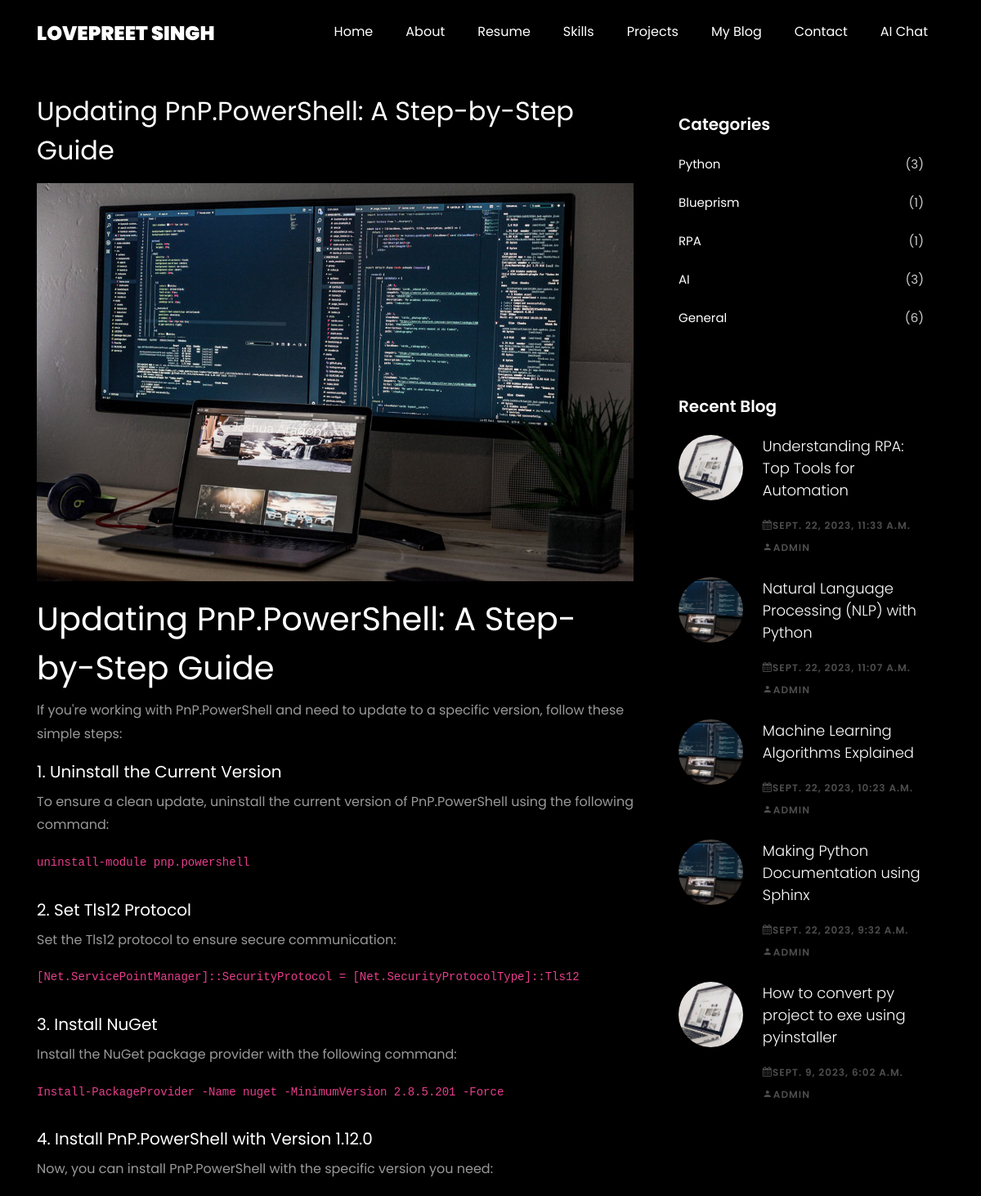
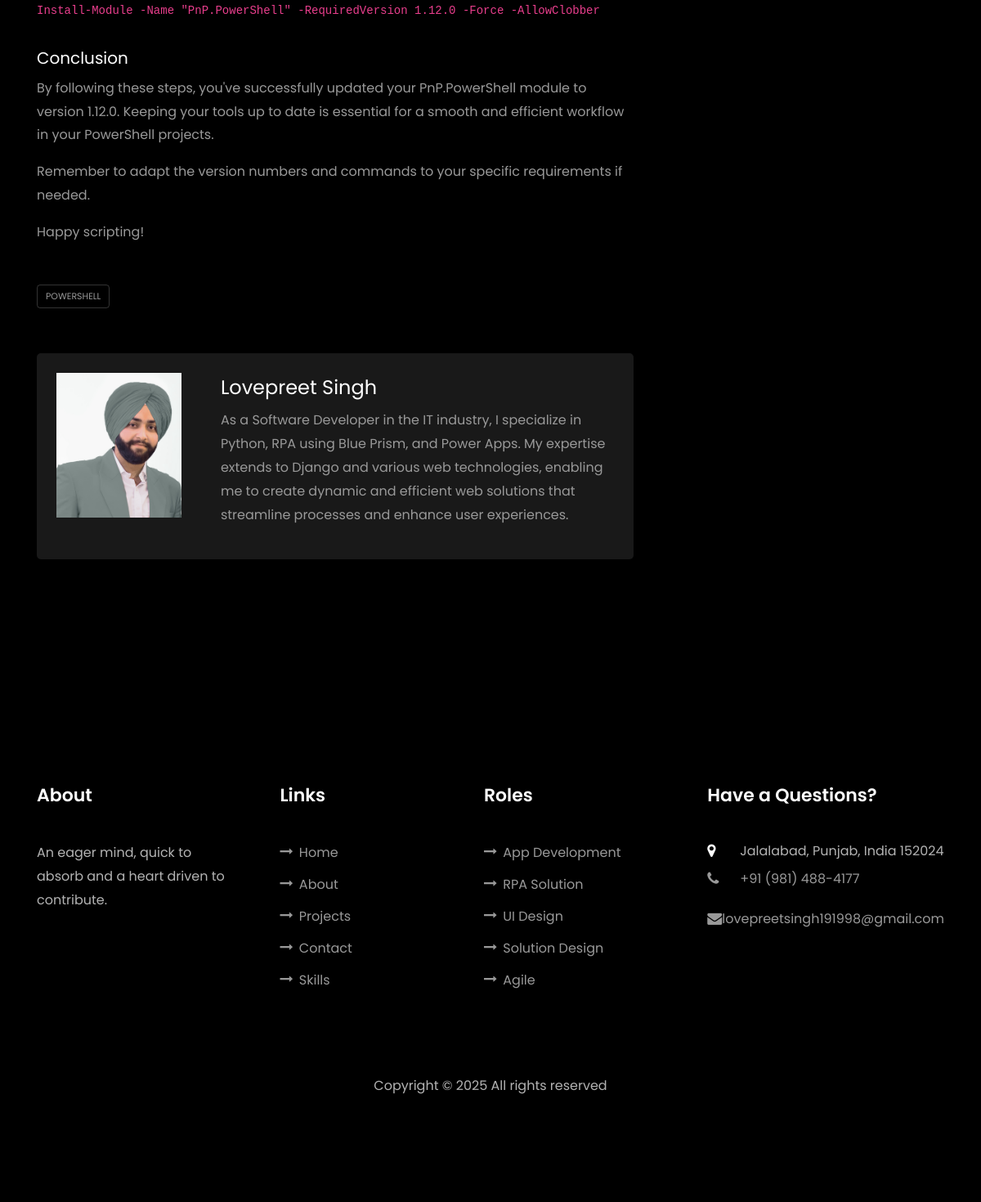
The app's page /blog/2/ with its own data (2 pictures, top to bottom).
### home/models.py (models this page shows, shortened)
class Post(models.Model):
    title = models.CharField(max_length=200, unique=True)
    slug = models.SlugField(max_length=200, unique=True)
    author = models.ForeignKey(User, on_delete= models.CASCADE,related_name='blog_posts')
    updated_on = models.DateTimeField(auto_now= True)
    content = models.TextField()
    created_on = models.DateTimeField(auto_now_add=True)
    status = models.IntegerField(choices=STATUS, default=0)
    imageurl = models.CharField(max_length=255,unique=False)
    tags = models.ManyToManyField(Tag, blank=True)  # Many-to-many relationship with tags
    categories = models.ManyToManyField(Category, blank=True)  # Many-to-many relationship with categories
    class Meta:
        ordering = ['-created_on']

class Tag(models.Model):
    name = models.CharField(max_length=50, unique=True)

class Category(models.Model):
    name = models.CharField(max_length=100, unique=True)

### home/views.py (the view)
# urls.py: path('blog/<int:blog_id>/', views.blog_post, name='blog_post'),
def blog_post(request, blog_id):
    blog = get_object_or_404(Post, id=blog_id)
    tags = blog.tags.all()
    categories = Category.objects.annotate(blog_count=Count('post'))
    all_tags=Tag.objects.all()
    blogs =  Post.objects.order_by('-created_on')[:5]
    return render(request, 'blog_post.html', {'blog': blog,'posts':blogs,'tags':tags,'categories':categories,'allTags':all_tags})

### templates/blog_post.html (shortened to what this page needs)
{% extends "base.html" %}
{% load static %}
{% block body %}
    <section class="ftco-section">
      <div class="container">
        <div class="row">
          <div class="col-lg-8 ftco-animate">
            <h2 class="mb-3">{{ blog.title }}</h2>
            <p>
              <img src="{% static blog.imageurl %}" alt="" class="img-fluid">
            </p>
            {{ blog.content|safe }}
                <div class="tag-widget post-tag-container mb-5 mt-5">
                  <div class="tagcloud">
                    {% for tag in tags %}
                    <a class="tag-cloud-link">{{ tag.name }}</a>
                    {% endfor %}
                  </div>
                </div>
          <div class="tag-widget post-tag-container mb-5 mt-5">
            <div class="about-author d-flex p-4 bg-dark">
              <div class="bio mr-5">
                <img src="{% static 'images/about.jpg' %}" alt="Image placeholder" class="img-fluid mb-4">
              </div>
              <div class="desc">
                <h3>Lovepreet Singh</h3>
                <p>As a Software Developer in the IT industry, I specialize in Python, RPA using Blue Prism, and Power Apps. My expertise extends to Django and various web technologies, enabling me to create dynamic and efficient web solutions that streamline processes and enhance user experiences.</p>
              </div>
            </div>
            </div>
          </div>
          <div class="col-lg-4 sidebar ftco-animate">
            <div class="sidebar-box ftco-animate">
            	<h3 class="heading-sidebar">Categories</h3>
              <ul class="categories">
                {% for category in categories %}
                <li><a href="{% url 'category_blogs' category.id %}">{{ category.name }}<span>({{ category.blog_count }})</span></a></li>
                {% endfor %}
              </ul>
            </div>
            <div class="sidebar-box ftco-animate">
              <h3 class="heading-sidebar">Recent Blog</h3>
              {% for p in posts %}
              <div class="block-21 mb-4 d-flex">
                <a class="blog-img mr-4" style="background-image: url('{% static p.imageurl %}');"></a>
                <div class="text">
                  <h3 class="heading"><a href="{% url 'blog_post' p.id %}">{{ p.title }}</a></h3>
                  <div class="meta">
                    <div><a href="{% url 'blog_post' p.id %}"><span class="icon-calendar"></span>{{ p.created_on }}</a></div>
                    <div><a href="{% url 'blog_post' p.id %}"><span class="icon-person"></span>{{ p.author }}</a></div>
                  </div>
                </div>
              </div>
              {% endfor %}
            </div>
        </div>
      </div>
    </section>
    {% endblock body %}

### static/css/icomoon.css (style rules this page uses)
[class^="icon-"], [class*=" icon-"] { font-family: 'icomoon' !important; speak: none; font-style: normal; font-weight: normal; font-variant: normal; text-transform: none; line-height: 1; -webkit-font-smoothing: antialiased; -moz-osx-font-smoothing: grayscale; }
.icon-calendar:before { content: "\f073"; }
.icon-person:before { content: "\e7fd"; }

### records on screen
Post: title "Updating PnP.PowerShell: A Step-by-Step Guide", imageurl (picture), content "Updating PnP.PowerShell: A Step-by-Step Guide If you're working with PnP.PowerShell and need to update to a specific version, follow these simple steps: 1. Uninstall the Current Version To ensure a clean update, uninstall the current version of PnP.PowerShell using the following command: uninstall-module pnp.powershell 2. Set Tls12 Protocol Set the Tls12 protocol to ensure secure communication: [Net.ServicePointManager]::SecurityProtocol = [Net.SecurityProtocolType]::Tls12 3. Install NuGet Install the NuGet package provider with the following command: Install-PackageProvider -Name nuget -MinimumVersion 2.8.5.201 -Force 4. Install PnP.PowerShell with Version 1.12.0 Now, you can install…"
Tag: name "POWERSHELL"
Category: name "Python", blog_count "3"
Category: name "Blueprism", blog_count "1"
Category: name "RPA", blog_count "1"
Category: name "AI", blog_count "3"
Category: name "General", blog_count "6"
Post: imageurl (picture), title "Understanding RPA: Top Tools for Automation", created_on "SEPT. 22, 2023, 11:33 A.M.", author "ADMIN"
Post: imageurl (picture), title "Natural Language Processing (NLP) with Python", created_on "SEPT. 22, 2023, 11:07 A.M.", author "ADMIN"
Post: imageurl (picture), title "Machine Learning Algorithms Explained", created_on "SEPT. 22, 2023, 10:23 A.M.", author "ADMIN"
Post: imageurl (picture), title "Making Python Documentation using Sphinx", created_on "SEPT. 22, 2023, 9:32 A.M.", author "ADMIN"
Post: imageurl (picture), title "How to convert py project to exe using pyinstaller", created_on "SEPT. 9, 2023, 6:02 A.M.", author "ADMIN"
